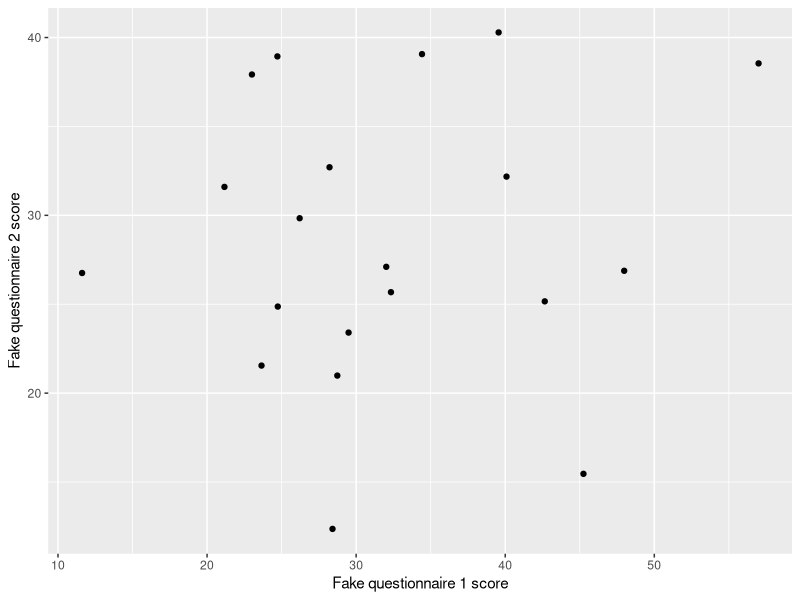
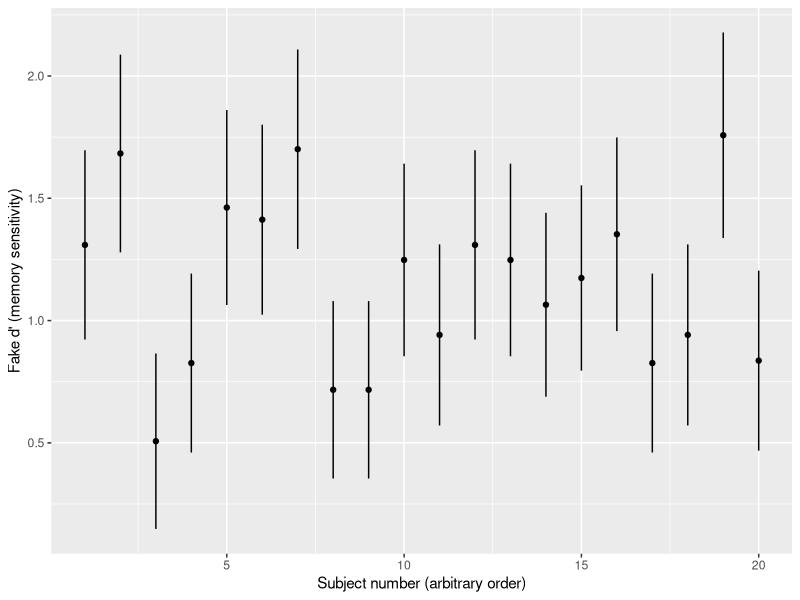

Reproduce these figures in R, in order.
## ---- chunk 1
knitr::opts_chunk$set(echo = TRUE)
require(tidyverse)
require(broom)
## ---- chunk 2
# 20 fake subjects, 50 fake trials per subject

# Will simulate the person-level variables FIRST,
# then expand to simulate the trial-level variables
raw <- tibble(id = 1L:20L,
              age = sample(18L:35L, size = 20, replace = TRUE),
              # assuming binary gender for the purposes of this simulation
              gender = sample(c("male", "female"), size = 20, replace = TRUE)) %>%
  # simulating some "questionnaire" scores; person-level
  mutate(q_1 = rnorm(n = n(), mean = 30, sd = 10),
              q_2 = rnorm(n = n(), mean = 30, sd = 10),
              q_3 = rnorm(n = n(), mean = 30, sd = 10)) %>%
  # slice() subsets rows by position; you can use it to repeat rows by repeating position indices
  slice(rep(1:n(), each = 50)) %>%
  # We'll get to this in a bit--this causes every "group"
  # aka every set of rows with the same value for "id", to behave as an independent df
  group_by(id) %>%
  # I just want to have a column for "trial order", I like those in my task data
  mutate(trial_num = 1:n(),
         # Each subject sees half OLD and half NEW trials in this recognition memory task
         is_old = rep(0L:1L, times = n()/2),
         # I'm shuffling the order of "old" and "new" trials in my fake memory task
         is_old = sample(is_old),
         # This will generate binary "old"/"new" responses corresponding roughly to a d' of 1
         # yep, everyone has the same d' today
         response = if_else(is_old == 1,
                            rbinom(n = n(), size = 1, prob = 0.7),
                            rbinom(n = n(), size = 1, prob = 0.3)),
         rt = rnorm(n = n(), mean = 3, sd = 1.5)) %>%
  ungroup()
## ---- chunk 3
mylist <- list(1,
               "one",
               c(1, 11, 111))

mylist
## ---- chunk 4
mylist[1]
## ---- chunk 5
mylist[2:3]
## ---- chunk 6
typeof(mylist[2:3])
## ---- chunk 7
mylist[[2]]
## ---- chunk 8
mylist[[3]]
## ---- chunk 9
typeof(mylist[[3]])
## ---- chunk 10
mylist <- list(first = 1,
               second = "one",
               third = c(1, 11, 111))

mylist
## ---- chunk 11
mylist["first"]
## ---- chunk 12
mylist[c("second", "third")]
## ---- chunk 13
mylist[["first"]]
## ---- chunk 14
mylist$third
## ---- chunk 15
starwars
## ---- chunk 16
starwars %>%
  select(name, films, vehicles, starships)
## ---- chunk 17
# These should be Luke's starships that he piloted at some point in the series
# since we saw earlier that he's the first row of the df
starwars$starships[1]
## ---- chunk 18
starwars$starships[[1]]
## ---- chunk 19
# This is good when you don't necessarily know the row number of what you're looking for
starwars$starships[starwars$name == "Han Solo"]
## ---- chunk 20
starwars$starships[starwars$name == "Han Solo"][[1]]
## ---- chunk 21
starwars_by_species_home <- starwars %>%
  nest(characters = -c(species, homeworld))

starwars_by_species_home
## ---- chunk 22
starwars_by_species_home$characters[[1]]
## ---- chunk 23
starwars_by_species_home %>%
  unnest(characters)
## ---- chunk 24
raw %>%
  mutate(rt_msec = 1000 * rt)
## ---- chunk 25
my_list <- list(rnorm(20),
                rnorm(20, mean = 1),
                rnorm(20, mean = 2))

map(my_list, ~mean(.))
## ---- chunk 26
nested <- raw %>%
  # again, tell nest() to hold out the grouping-level variables when nesting
  nest(trials = -c(id, age, gender, q_1, q_2, q_3))
## ---- chunk 27
nested
## ---- chunk 28
nested$trials[[1]]
## ---- chunk 29
nested %>%
  mutate(rt_median = map_dbl(trials, ~median(.$rt)))
## ---- chunk 30
nested_summarized <- nested %>%
  mutate(summaries = map(trials,
                         ~.x %>%
                           # First, will group trials by actually old vs actually new
                           group_by(is_old) %>%
                           # Here, because both hits and FAs involve responding "old",
                           # we can calculate the SAME proportion for the two trial groups
                           summarize(rate_choose_old = mean(response)) %>%
                           # now, the summarized data is in semi-long form,
                           # with one row for the hits group and one row for the FAs group
                           # we will want these to be in different columns, so we will spread() them
                           # but first let's recode the grouping column
                           # because these values will become the new spread colnames
                           # and here we'll "rename" them before spreading
                           mutate(is_old = recode(is_old,
                                                  `0` = "rate_fa",
                                                  `1` = "rate_hit")) %>%
                           # now we will spread
                           pivot_wider(names_from = is_old, values_from = rate_choose_old)))
## ---- chunk 31
nested_summarized$summaries[[1]]
## ---- chunk 32
nested_summarized %>%
  unnest(summaries)
## ---- chunk 33
nested_with_models <- nested %>%
  mutate(models = map(trials, ~glm(response ~ is_old, family = binomial(link = "probit"), data = .)))

nested_with_models
## ---- chunk 34
summary(nested_with_models$models[[1]])
## ---- chunk 35
nested_with_models <- nested %>%
  mutate(models = map(trials, ~glm(response ~ is_old, family = binomial(link = "probit"), data = .)),
         coefs = map(models, ~tidy(.)))

nested_with_models
## ---- chunk 36
nested_with_models$coefs[[1]]
## ---- chunk 37
nested_with_models %>%
  mutate(dprime = map_dbl(coefs, ~.$estimate[.$term == "is_old"]))
## ---- chunk 38
nested_with_models %>%
  select(-models) %>% 
  unnest(coefs)
## ---- chunk 39
nested_with_models %>%
  ggplot(aes(x = q_1, y = q_2)) +
  geom_point() +
  labs(x = "Fake questionnaire 1 score", y = "Fake questionnaire 2 score")
## ---- chunk 40
nested_with_models %>%
  # unnest the coefs column to get it into the main df
  # drop other list-columns first just to make the input data smaller
  select(-models, -trials) %>% 
  unnest(coefs) %>%
  # I only want to plot the estimate values for the term is_old, which is the d' term
  filter(term == "is_old") %>%
  ggplot(aes(x = id, y = estimate)) +
  geom_errorbar(aes(ymin = estimate - std.error, ymax = estimate + std.error), width = 0) +
  geom_point() +
  labs(x = "Subject number (arbitrary order)", y = "Fake d' (memory sensitivity)")
